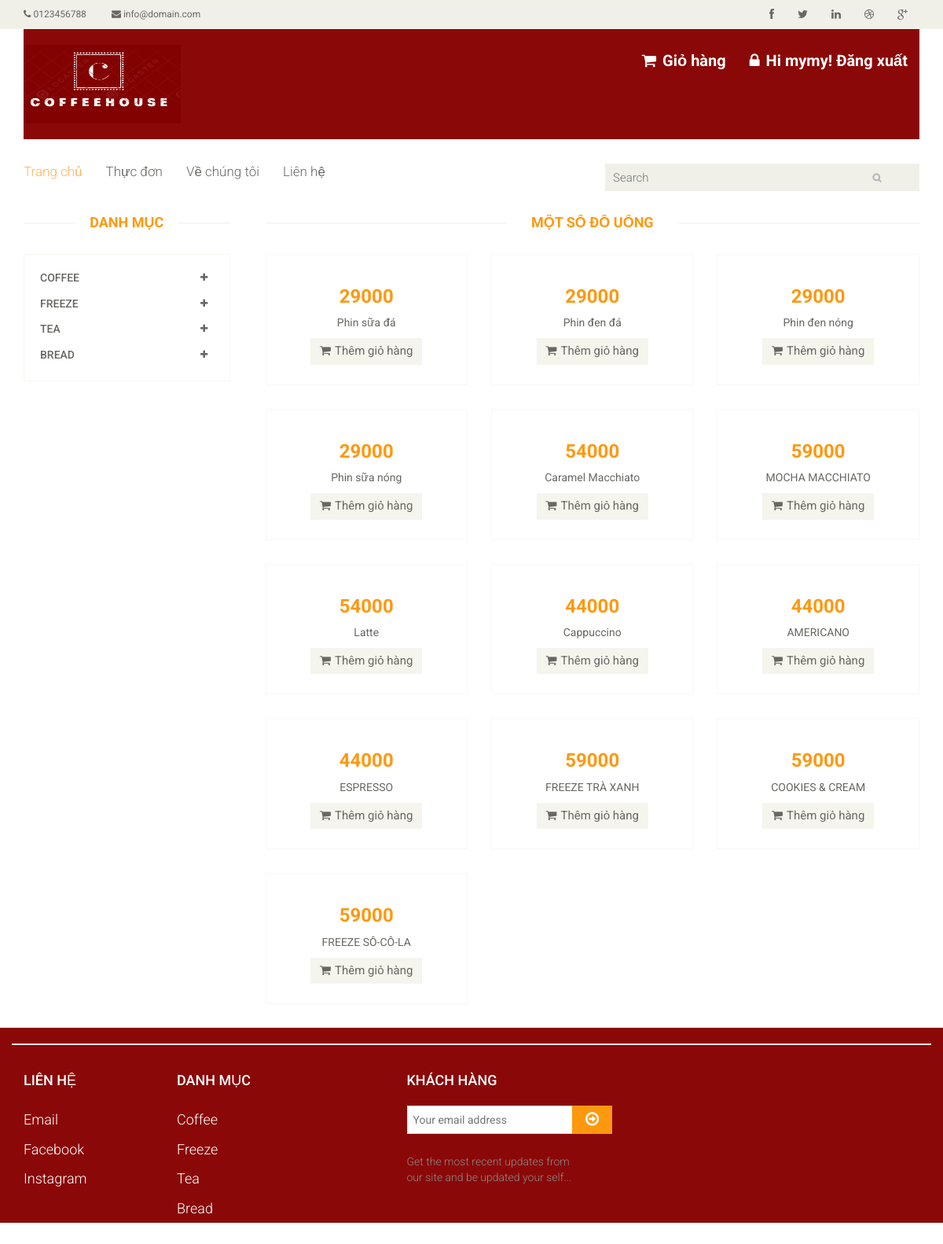
/product/ (signed in), run on the app's committed database.
### home/models.py (models this page shows)
class Category(models.Model):
    title = models.CharField(max_length=100,default='')
    description = models.TextField(default='')
    active = models.BooleanField(default=True)

class Product(models.Model):
    title = models.CharField(max_length=255,default='')
    description = models.TextField(default='')
    category = models.ForeignKey(Category,on_delete=models.CASCADE)
    product_img = models.CharField(max_length=255,default='')
    price = models.IntegerField(default=0)
    active = models.BooleanField(default=True)

### home/views.py (the view)
# urls.py: path('product/', Product1.as_view(), name='product'),
class Product1(TemplateView):
    template_name = "shop.html"
    def get_context_data(self, **kwargs):
        categories = Category.objects.all()
        product = Product.objects.all()
        context = {
            'categorys1': categories,
            'products1': product,
        }
        return context

### home/templates/shop.html (shortened to what this page needs)
{% extends 'base.html' %}
{% load static %}
{% block content %}
    <section>
		<div class="container">
			<div class="row">
				<div class="col-sm-3">
					<div class="left-sidebar">
						<h2>Danh mục</h2>
						<div class="panel-group category-products" id="accordian">
							{% for item in categorys1 %}
                            <div class="panel panel-default">
								<div class="panel-heading">
									<h4 class="panel-title">
										<a data-toggle="collapse" data-parent="#accordian" href="#{{ item.id }}">
											<span class="badge pull-right"><i class="fa fa-plus"></i></span>
											{{ item.title }}
										</a>
									</h4>
								</div>
							</div>
                            {% endfor %}
						</div>
					</div>
				</div>
				<div class="col-sm-9 padding-right">
					<div class="features_items">
						<h2 class="title text-center">Một số đồ uống</h2>
                        {% for item in products1 %}
                            <div class="col-sm-4">
							<div class="product-image-wrapper">
								<div class="single-products">
										<div class="productinfo text-center">
											<h2>{{ item.price }}</h2>
											<a href="{% url 'home:detail' item.pk %}">
                                                <p>{{ item.title }}</p>
                                            </a>
											<a class="btn btn-default add-to-cart"><i class="fa fa-shopping-cart"></i>Thêm giỏ hàng</a>
										</div>
								</div>
							</div>
						</div>
                        {% endfor %}
					</div>
				</div>
			</div>
		</div>
	</section>
{% endblock %}

### home/templates/base.html (shortened to what this page needs)
{% load static %}
<!DOCTYPE html>
<html lang="en">
<head>
    <link href="{% static 'css/bootstrap.min.css' %}" rel="stylesheet">
    <link href="{% static 'css/font-awesome.min.css' %}" rel="stylesheet">
    <link href="{% static 'css/prettyPhoto.css' %}" rel="stylesheet">
    <link href="{% static 'css/price-range.css' %}" rel="stylesheet">
    <link href="{% static 'css/animate.css' %}" rel="stylesheet">
	<link href="{% static 'css/main.css' %}" rel="stylesheet">
	<link href="{% static 'css/responsive.css' %}" rel="stylesheet">
</head>
<body>
{% block header %}
	<header id="header">
		<div class="header_top">
			<div class="container">
				<div class="row">
					<div class="col-sm-6">
						<div class="contactinfo">
							<ul class="nav nav-pills">
								<li><a href="#"><i class="fa fa-phone"></i> 0123456788</a></li>
								<li><a href="#"><i class="fa fa-envelope"></i> info@domain.com</a></li>
							</ul>
						</div>
					</div>
					<div class="col-sm-6">
						<div class="social-icons pull-right">
							<ul class="nav navbar-nav">
								<li><a href="#"><i class="fa fa-facebook"></i></a></li>
								<li><a href="#"><i class="fa fa-twitter"></i></a></li>
								<li><a href="#"><i class="fa fa-linkedin"></i></a></li>
								<li><a href="#"><i class="fa fa-dribbble"></i></a></li>
								<li><a href="#"><i class="fa fa-google-plus"></i></a></li>
							</ul>
						</div>
					</div>
				</div>
			</div>
		</div>
		<div class="header-middle">
			<div class="container">
				<div class="row" style="background-color: #8A0808 !important;" >
					<div class="col-sm-4">
						<div class="logo pull-left">
							<a href="index.html"><img src="{% static 'images/home/logo2.png' %}" width="200" height="100" ></a>
						</div>
					</div>
					<div class="col-sm-8">
						<div class="shop-menu pull-right" >
							<ul class="nav navbar-nav" >
								<li><a href="cart.html" style="color: white !important;font-weight: bold;font-size: 20px;background-color: #8A0808 !important;"><i class="fa fa-shopping-cart"></i> Giỏ hàng</a></li>
								{% if user.is_authenticated %}
								<li class="nav-item">
									<a class="nav-link" href="{% url 'home:logout' %}" style="color: white !important;font-weight: bold;font-size: 20px;background-color: #8A0808 !important;"><i class="fa fa-lock"></i>
										{% if user.first_name %}
										Hi {{ user.first_name }}!
										{% else %}
										Hi {{ user.username }}!
										{% endif %}
										Đăng xuất</a>
								</li>
								{% else %}
								<li class="nav-item">
									<a class="nav-link" href="{% url 'home:login' %}">Đăng nhập</a>
								</li>
                				{% endif %}
                                <br>
							</ul>
						</div>
					</div>
				</div>
			</div>
		</div>
		<div class="header-bottom">
			<div class="container">
				<div class="row">
					<div class="col-sm-9">
						<div class="mainmenu pull-left">
							<ul class="nav navbar-nav collapse navbar-collapse">
								<li><a href="index.html" class="active">Trang chủ</a></li>
								<li><a href="{% url 'home:product' %}">Thực đơn</a>
                                </li>
								<li ><a href="{% url 'home:about' %}">Về chúng tôi</a>
                                </li>
								<li><a href="{% url 'home:contact' %}">Liên hệ</a></li>
							</ul>
						</div>
					</div>
					<div class="col-sm-3">
						<div class="search_box pull-right"  >
							<input type="text" placeholder="Search" style="width:400px;  background-position: 340px;font-size:15px"/>
						</div>
					</div>
				</div>
			</div>
		</div>
	</header>
{% endblock %}
{% block content %}
{% endblock %}
{% block footer %}
<footer id="footer"style="background-color: #8A0808 !important;">
		<div class="footer-top">
			<div class="container" >
			</div>
		</div>
		<div class="footer-widget">
			<div class="container" >
				<div class="row" >
					<div class="col-sm-2"  >
						<div class="single-widget" >
							<h2 style="color:white;font-size:18px;">Liên hệ </h2>
							<ul class="nav nav-pills nav-stacked">
								<li ><a href="#" style="color:white;font-size:18px;">Email</a></li>
								<li ><a href="#" style="color:white;font-size:18px;">Facebook</a></li>
								<li ><a href="#" style="color:white;font-size:18px;">Instagram</a></li>
							</ul>
						</div>
					</div>
					<div class="col-sm-2">
						<div class="single-widget">
							<h2 style="color:white;font-size:18px;">Danh mục </h2>
							<ul class="nav nav-pills nav-stacked">
								<li><a href="#" style="color:white;font-size:18px;">Coffee</a></li>
								<li><a href="#" style="color:white;font-size:18px;">Freeze</a></li>
								<li><a href="#" style="color:white;font-size:18px;">Tea</a></li>
								<li><a href="#" style="color:white;font-size:18px;">Bread</a></li>
							</ul>
						</div>
					</div>
					<div class="col-sm-3 col-sm-offset-1">
						<div class="single-widget">
							<h2 style="color:white;font-size:18px;">Khách hàng</h2>
							<form action="#" class="searchform">
								<input type="text" placeholder="Your email address" />
								<button type="submit" class="btn btn-default"><i class="fa fa-arrow-circle-o-right"></i></button>
								<p>Get the most recent updates from <br />our site and be updated your self...</p>
							</form>
						</div>
					</div>
				</div>
			</div>
		</div>
	</footer>
{% endblock %}
</body>
</html>

### data on the page
Category: title "COFFEE"
Category: title "FREEZE"
Category: title "TEA"
Category: title "BREAD"
Product: price "29000", title "Phin sữa đá"
Product: price "29000", title "Phin đen đá"
Product: price "29000", title "Phin đen nóng"
Product: price "29000", title "Phin sữa nóng"
Product: price "54000", title "Caramel Macchiato"
Product: price "59000", title "MOCHA MACCHIATO"
Product: price "54000", title "Latte"
Product: price "44000", title "Cappuccino"
Product: price "44000", title "AMERICANO"
Product: price "44000", title "ESPRESSO"
Product: price "59000", title "FREEZE TRÀ XANH"
Product: price "59000", title "COOKIES & CREAM"
Product: price "59000", title "FREEZE SÔ-CÔ-LA"

### other printed values
{{ user.username }} "mymy"
